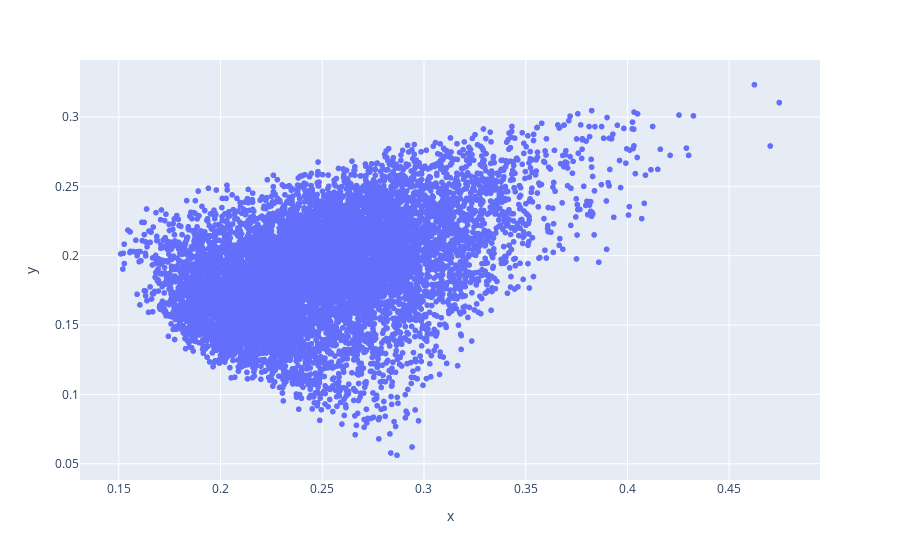

Notebook code for this chart:
### Code cell
# fig = px.scatter(portfolios_df, x='volatility', y='returns', size='20')
fig = px.scatter(x=portfolios_df.volatility, y=portfolios_df.returns)
fig

### Figure 1 — Plotly figure (JSON) as saved in the notebook; plotly's stock layout.template omitted (floating-point values rounded to 4 significant figures; data arrays with more than 128 entries replaced by an {"elided": "..."} marker saying what was removed)
{"data": [{"hovertemplate": "x=%{x}<br>y=%{y}<extra></extra>", "legendgroup": "", "marker": {"color": "#636efa", "symbol": "circle"}, "mode": "markers", "name": "", "showlegend": false, "type": "scattergl", "x": {"elided": "10000 float values"}, "xaxis": "x", "y": {"elided": "10000 float values"}, "yaxis": "y"}], "layout": {"autosize": true, "legend": {"tracegroupgap": 0}, "margin": {"t": 60}, "xaxis": {"anchor": "y", "autorange": true, "domain": [0, 1], "range": [0.1308, 0.4947], "title": {"text": "x"}, "type": "linear"}, "yaxis": {"anchor": "x", "autorange": true, "domain": [0, 1], "range": [0.0355, 0.3439], "title": {"text": "y"}, "type": "linear"}}}
